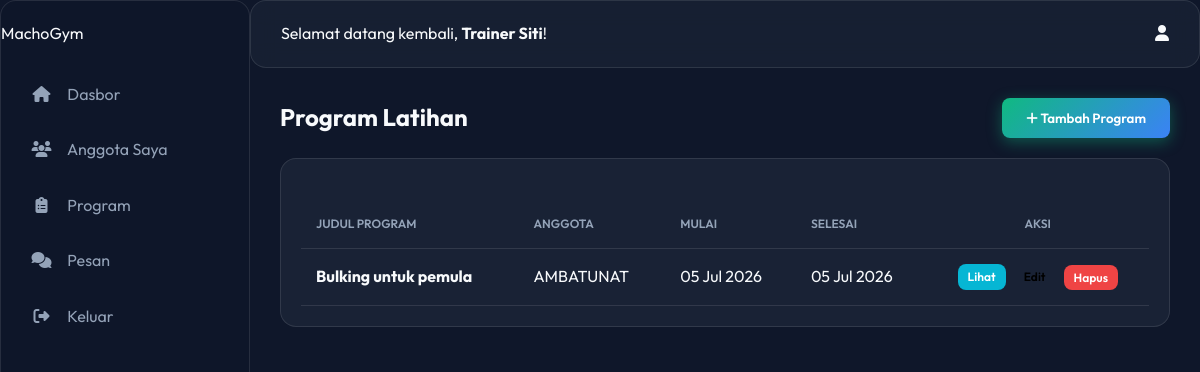
/index.php?page=trainer_programs (signed in), run on the app's committed database.
### tables this page shows
CREATE TABLE `workout_programs` (
  `id` int(11) NOT NULL,
  `trainer_id` int(11) NOT NULL,
  `member_id` int(11) NOT NULL,
  `title` varchar(255) NOT NULL,
  `description` text NOT NULL,
  `start_date` date NOT NULL,
  `end_date` date NOT NULL,
  `created_at` timestamp NOT NULL DEFAULT current_timestamp()
);

CREATE TABLE `users` (
  `id` int(11) NOT NULL,
  `name` varchar(100) NOT NULL,
  `email` varchar(100) NOT NULL,
  `phone` varchar(20) DEFAULT NULL,
  `address` text DEFAULT NULL,
  `password` varchar(255) NOT NULL,
  `role` enum('admin','trainer','member') NOT NULL,
  `created_at` timestamp NOT NULL DEFAULT current_timestamp()
);

### views/trainer/programs.php (the view, shortened to what this page needs)
<?php
require_once 'views/layouts/header.php';
$db = new Database();
$conn = $db->getConnection();
$stmt = $conn->prepare("SELECT id FROM trainers WHERE user_id = :user_id");
$stmt->bindParam(':user_id', $_SESSION['user_id']);
$stmt->execute();
$trainer_data = $stmt->fetch();
$trainer_id = $trainer_data ? $trainer_data['id'] : null;
?>
<div style="display: flex; justify-content: space-between; align-items: center; margin-bottom: 20px;">
    <h2>Program Latihan</h2>
    <button class="btn btn-primary" onclick="document.getElementById('addProgramForm').style.display = 'block'; document.getElementById('editProgramForm').style.display = 'none';"><i class="fa fa-plus"></i> Tambah Program</button>
</div>
<div class="glass" style="padding: 20px;">
    <div class="table-container">
        <table class="table">
            <thead>
                <tr>
                    <th>Judul Program</th>
                    <th>Anggota</th>
                    <th>Mulai</th>
                    <th>Selesai</th>
                    <th style="text-align: center;">Aksi</th>
                </tr>
            </thead>
            <tbody>
                <?php
                $stmt = $conn->prepare("
                    SELECT p.id, p.title, p.description, p.start_date, p.end_date, p.member_id, u.name as member_name
                    FROM workout_programs p
                    JOIN members m ON p.member_id = m.id
                    JOIN users u ON m.user_id = u.id
                    WHERE p.trainer_id = :trainer_id
                    ORDER BY p.start_date DESC
                ");
                $stmt->bindParam(':trainer_id', $trainer_id);
                $stmt->execute();
                $no = 1;
                while ($row = $stmt->fetch()):
                ?>
                <tr>
                    <td><strong><?php echo htmlspecialchars($row['title']); ?></strong></td>
                    <td><?php echo htmlspecialchars($row['member_name']); ?></td>
                    <td><?php echo date('d M Y', strtotime($row['start_date'])); ?></td>
                    <td><?php echo date('d M Y', strtotime($row['end_date'])); ?></td>
                    <td>
                        <div style="display: flex; gap: 8px; justify-content: center;">
                            <button class="btn btn-info" onclick="showDetail('<?php echo addslashes($row['title']); ?>', '<?php echo addslashes($row['member_name']); ?>', '<?php echo date('d M Y', strtotime($row['start_date'])) . ' s/d ' . date('d M Y', strtotime($row['end_date'])); ?>', '<?php echo addslashes($row['description']); ?>')" style="padding: 5px 10px; font-size: 12px; background-color: #06b6d4; border-color: #06b6d4; color: white;">Lihat</button>
                            <button class="btn btn-warning" onclick="editProgram(<?php echo $row['id']; ?>, '<?php echo addslashes($row['title']); ?>', <?php echo $row['member_id']; ?>, '<?php echo $row['start_date']; ?>', '<?php echo $row['end_date']; ?>', '<?php echo addslashes($row['description']); ?>')" style="padding: 5px 10px; font-size: 12px; color: black; background-color: var(--warning); border-color: var(--warning);">Edit</button>
                            <form action="index.php?page=trainer_programs" method="POST" onsubmit="return confirm('Apakah Anda yakin ingin menghapus program latihan ini?');" style="margin: 0;">
                                <button type="submit" class="btn btn-danger" style="padding: 5px 10px; font-size: 12px; background-color: #ef4444; border-color: #ef4444; color: white;">Hapus</button>
                            </form>
                        </div>
                    </td>
                </tr>
                <?php $no++; endwhile; if ($no == 1): ?>
                <tr>
                    <td colspan="5" style="padding: 20px; text-align: center; color: var(--text-muted); font-style: italic;">Belum ada program latihan yang dibuat.</td>
                </tr>
                <?php endif; ?>
            </tbody>
        </table>
    </div>
</div>
<?php require_once 'views/layouts/footer.php'; ?>

### assets/css/style.css (style rules this page uses)
:root { --bg-dark: #0f172a; --bg-card: rgba(30, 41, 59, 0.7); --primary: #10b981; --primary-hover: #059669; --secondary: #3b82f6; --text-main: #f8fafc; --text-muted: #94a3b8; --border-color: rgba(255, 255, 255, 0.1); --glass-blur: blur(12px); }
* { margin: 0; padding: 0; box-sizing: border-box; font-family: 'Outfit', sans-serif; }
body { background-color: var(--bg-dark); color: var(--text-main); overflow-x: hidden; line-height: 1.6; }
.glass { background: var(--bg-card); backdrop-filter: var(--glass-blur); -webkit-backdrop-filter: var(--glass-blur); border: 1px solid var(--border-color); border-radius: 16px; }
.btn { display: inline-block; padding: 12px 24px; border-radius: 8px; font-weight: 600; cursor: pointer; transition: all 0.3s ease; border: none; outline: none; }
.btn-primary { background: linear-gradient(135deg, var(--primary), var(--secondary)); color: white; box-shadow: 0 4px 15px rgba(16, 185, 129, 0.4); }

### assets/css/dashboard.css (style rules this page uses)
.dashboard-body { background-color: var(--bg-dark); margin: 0; padding: 0; overflow-x: hidden; }
.table-container { width: 100%; overflow-x: auto; }
.table { width: 100%; border-collapse: collapse; margin-top: 20px; }
.table th, .table td { padding: 15px; text-align: left; border-bottom: 1px solid var(--border-color); }
.table th { color: var(--text-muted); font-weight: 600; text-transform: uppercase; font-size: 12px; }

### data on the page
workout_programs: title "Bulking untuk pemula", users.name "AMBATUNAT", start_date "05 Jul 2026", end_date "05 Jul 2026"

### other printed values
$_SESSION['user_name'] "Trainer Siti"
